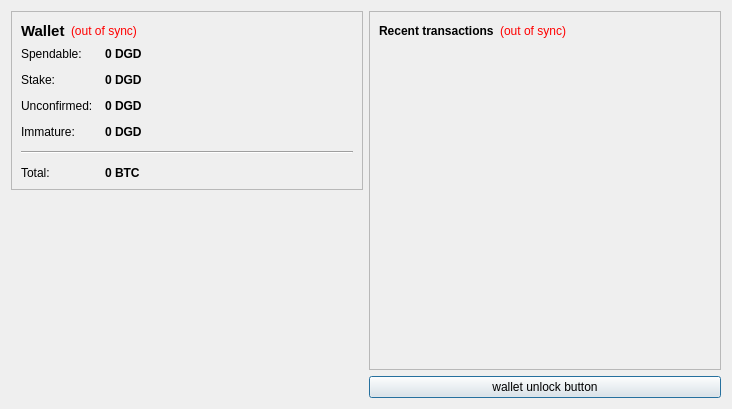
<?xml version="1.0" encoding="UTF-8"?>
<ui version="4.0">
 <class>OverviewPage</class>
 <widget class="QWidget" name="OverviewPage">
  <property name="geometry">
   <rect>
    <x>0</x>
    <y>0</y>
    <width>732</width>
    <height>409</height>
   </rect>
  </property>
  <property name="windowTitle">
   <string>Form</string>
  </property>
  <layout class="QHBoxLayout" name="horizontalLayout" stretch="0,0">
   <item>
    <layout class="QVBoxLayout" name="verticalLayout_2">
     <item>
      <widget class="QFrame" name="frame">
       <property name="frameShape">
        <enum>QFrame::StyledPanel</enum>
       </property>
       <property name="frameShadow">
        <enum>QFrame::Raised</enum>
       </property>
       <layout class="QVBoxLayout" name="verticalLayout_4">
        <item>
         <layout class="QHBoxLayout" name="horizontalLayout_4">
          <item>
           <widget class="QLabel" name="label_5">
            <property name="font">
             <font>
              <pointsize>11</pointsize>
              <weight>75</weight>
              <bold>true</bold>
             </font>
            </property>
            <property name="text">
             <string>Wallet</string>
            </property>
           </widget>
          </item>
          <item>
           <widget class="QLabel" name="labelWalletStatus">
            <property name="toolTip">
             <string>The displayed information may be out of date. Your wallet automatically synchronizes with the Darkgold network after a connection is established, but this process has not completed yet.</string>
            </property>
            <property name="styleSheet">
             <string notr="true">QLabel { color: red; }</string>
            </property>
            <property name="text">
             <string notr="true">(out of sync)</string>
            </property>
            <property name="alignment">
             <set>Qt::AlignLeading|Qt::AlignLeft|Qt::AlignVCenter</set>
            </property>
           </widget>
          </item>
          <item>
           <spacer name="horizontalSpacer_2">
            <property name="orientation">
             <enum>Qt::Horizontal</enum>
            </property>
            <property name="sizeHint" stdset="0">
             <size>
              <width>40</width>
              <height>20</height>
             </size>
            </property>
           </spacer>
          </item>
         </layout>
        </item>
        <item>
         <layout class="QFormLayout" name="formLayout_2">
          <property name="fieldGrowthPolicy">
           <enum>QFormLayout::AllNonFixedFieldsGrow</enum>
          </property>
          <property name="horizontalSpacing">
           <number>12</number>
          </property>
          <property name="verticalSpacing">
           <number>12</number>
          </property>
          <item row="0" column="0">
           <widget class="QLabel" name="label">
            <property name="text">
             <string>Spendable:</string>
            </property>
           </widget>
          </item>
          <item row="0" column="1">
           <widget class="QLabel" name="labelBalance">
            <property name="font">
             <font>
              <weight>75</weight>
              <bold>true</bold>
             </font>
            </property>
            <property name="cursor">
             <cursorShape>IBeamCursor</cursorShape>
            </property>
            <property name="toolTip">
             <string>Your current spendable balance</string>
            </property>
            <property name="text">
             <string notr="true">0 DGD</string>
            </property>
            <property name="textInteractionFlags">
             <set>Qt::LinksAccessibleByMouse|Qt::TextSelectableByKeyboard|Qt::TextSelectableByMouse</set>
            </property>
           </widget>
          </item>
          <item row="1" column="0">
           <widget class="QLabel" name="label_6">
            <property name="text">
             <string>Stake:</string>
            </property>
           </widget>
          </item>
          <item row="1" column="1">
           <widget class="QLabel" name="labelStake">
            <property name="font">
             <font>
              <weight>75</weight>
              <bold>true</bold>
             </font>
            </property>
            <property name="cursor">
             <cursorShape>IBeamCursor</cursorShape>
            </property>
            <property name="toolTip">
             <string>Total of coins that was staked, and do not yet count toward the current balance</string>
            </property>
            <property name="text">
             <string notr="true">0 DGD</string>
            </property>
            <property name="textInteractionFlags">
             <set>Qt::LinksAccessibleByMouse|Qt::TextSelectableByKeyboard|Qt::TextSelectableByMouse</set>
            </property>
           </widget>
          </item>
          <item row="2" column="0">
           <widget class="QLabel" name="label_3">
            <property name="text">
             <string>Unconfirmed:</string>
            </property>
           </widget>
          </item>
          <item row="2" column="1">
           <widget class="QLabel" name="labelUnconfirmed">
            <property name="font">
             <font>
              <weight>75</weight>
              <bold>true</bold>
             </font>
            </property>
            <property name="cursor">
             <cursorShape>IBeamCursor</cursorShape>
            </property>
            <property name="toolTip">
             <string>Total of transactions that have yet to be confirmed, and do not yet count toward the current balance</string>
            </property>
            <property name="text">
             <string notr="true">0 DGD</string>
            </property>
            <property name="textInteractionFlags">
             <set>Qt::LinksAccessibleByMouse|Qt::TextSelectableByKeyboard|Qt::TextSelectableByMouse</set>
            </property>
           </widget>
          </item>
          <item row="3" column="0">
           <widget class="QLabel" name="labelImmatureText">
            <property name="text">
             <string>Immature:</string>
            </property>
           </widget>
          </item>
          <item row="3" column="1">
           <widget class="QLabel" name="labelImmature">
            <property name="font">
             <font>
              <weight>75</weight>
              <bold>true</bold>
             </font>
            </property>
            <property name="toolTip">
             <string>Mined balance that has not yet matured</string>
            </property>
            <property name="text">
             <string notr="true">0 DGD</string>
            </property>
            <property name="textInteractionFlags">
             <set>Qt::LinksAccessibleByMouse|Qt::TextSelectableByKeyboard|Qt::TextSelectableByMouse</set>
            </property>
           </widget>
          </item>
          <item row="4" column="0" colspan="2">
           <widget class="Line" name="line">
            <property name="orientation">
             <enum>Qt::Horizontal</enum>
            </property>
           </widget>
          </item>
          <item row="5" column="0">
           <widget class="QLabel" name="labelTotalText">
            <property name="text">
             <string>Total:</string>
            </property>
           </widget>
          </item>
          <item row="5" column="1">
           <widget class="QLabel" name="labelTotal">
            <property name="font">
             <font>
              <weight>75</weight>
              <bold>true</bold>
             </font>
            </property>
            <property name="cursor">
             <cursorShape>IBeamCursor</cursorShape>
            </property>
            <property name="toolTip">
             <string>Your current total balance</string>
            </property>
            <property name="text">
             <string notr="true">0 BTC</string>
            </property>
            <property name="textInteractionFlags">
             <set>Qt::LinksAccessibleByMouse|Qt::TextSelectableByKeyboard|Qt::TextSelectableByMouse</set>
            </property>
           </widget>
          </item>
         </layout>
        </item>
       </layout>
      </widget>
     </item>
     <item>
      <spacer name="verticalSpacer_4">
       <property name="orientation">
        <enum>Qt::Vertical</enum>
       </property>
       <property name="sizeHint" stdset="0">
        <size>
         <width>20</width>
         <height>40</height>
        </size>
       </property>
      </spacer>
     </item>
     <item>
      <widget class="QLabel" name="label_2">
       <property name="text">
        <string/>
       </property>
       <property name="pixmap">
        <pixmap resource="../bitcoin.qrc">:/images/Wallet_Logo</pixmap>
       </property>
       <property name="alignment">
        <set>Qt::AlignCenter</set>
       </property>
      </widget>
     </item>
     <item>
      <spacer name="verticalSpacer">
       <property name="orientation">
        <enum>Qt::Vertical</enum>
       </property>
       <property name="sizeHint" stdset="0">
        <size>
         <width>20</width>
         <height>40</height>
        </size>
       </property>
      </spacer>
     </item>
    </layout>
   </item>
   <item>
    <layout class="QVBoxLayout" name="verticalLayout_3">
     <item>
      <widget class="QFrame" name="frame_2">
       <property name="frameShape">
        <enum>QFrame::StyledPanel</enum>
       </property>
       <property name="frameShadow">
        <enum>QFrame::Raised</enum>
       </property>
       <layout class="QVBoxLayout" name="verticalLayout">
        <item>
         <layout class="QHBoxLayout" name="horizontalLayout_2">
          <item>
           <widget class="QLabel" name="label_4">
            <property name="text">
             <string>&lt;b&gt;Recent transactions&lt;/b&gt;</string>
            </property>
           </widget>
          </item>
          <item>
           <widget class="QLabel" name="labelTransactionsStatus">
            <property name="toolTip">
             <string>The displayed information may be out of date. Your wallet automatically synchronizes with the Darkgold network after a connection is established, but this process has not completed yet.</string>
            </property>
            <property name="styleSheet">
             <string notr="true">QLabel { color: red; }</string>
            </property>
            <property name="text">
             <string notr="true">(out of sync)</string>
            </property>
            <property name="alignment">
             <set>Qt::AlignRight|Qt::AlignTrailing|Qt::AlignVCenter</set>
            </property>
           </widget>
          </item>
          <item>
           <spacer name="horizontalSpacer">
            <property name="orientation">
             <enum>Qt::Horizontal</enum>
            </property>
            <property name="sizeHint" stdset="0">
             <size>
              <width>40</width>
              <height>20</height>
             </size>
            </property>
           </spacer>
          </item>
         </layout>
        </item>
        <item>
         <widget class="QListView" name="listTransactions">
          <property name="styleSheet">
           <string notr="true">QListView { background: transparent; }</string>
          </property>
          <property name="frameShape">
           <enum>QFrame::NoFrame</enum>
          </property>
          <property name="verticalScrollBarPolicy">
           <enum>Qt::ScrollBarAlwaysOff</enum>
          </property>
          <property name="horizontalScrollBarPolicy">
           <enum>Qt::ScrollBarAlwaysOff</enum>
          </property>
          <property name="selectionMode">
           <enum>QAbstractItemView::NoSelection</enum>
          </property>
         </widget>
        </item>
       </layout>
      </widget>
     </item>
     <item>
      <widget class="QPushButton" name="unlockWalletButton">
       <property name="sizePolicy">
        <sizepolicy hsizetype="Minimum" vsizetype="Fixed">
         <horstretch>0</horstretch>
         <verstretch>0</verstretch>
        </sizepolicy>
       </property>
       <property name="maximumSize">
        <size>
         <width>16777214</width>
         <height>16777214</height>
        </size>
       </property>
       <property name="toolTip">
        <string/>
       </property>
       <property name="text">
        <string>wallet unlock button</string>
       </property>
       <property name="checkable">
        <bool>false</bool>
       </property>
       <property name="autoDefault">
        <bool>false</bool>
       </property>
       <property name="default">
        <bool>true</bool>
       </property>
       <property name="flat">
        <bool>false</bool>
       </property>
      </widget>
     </item>
    </layout>
   </item>
  </layout>
 </widget>
 <resources>
  <include location="../bitcoin.qrc"/>
 </resources>
 <connections/>
</ui>
